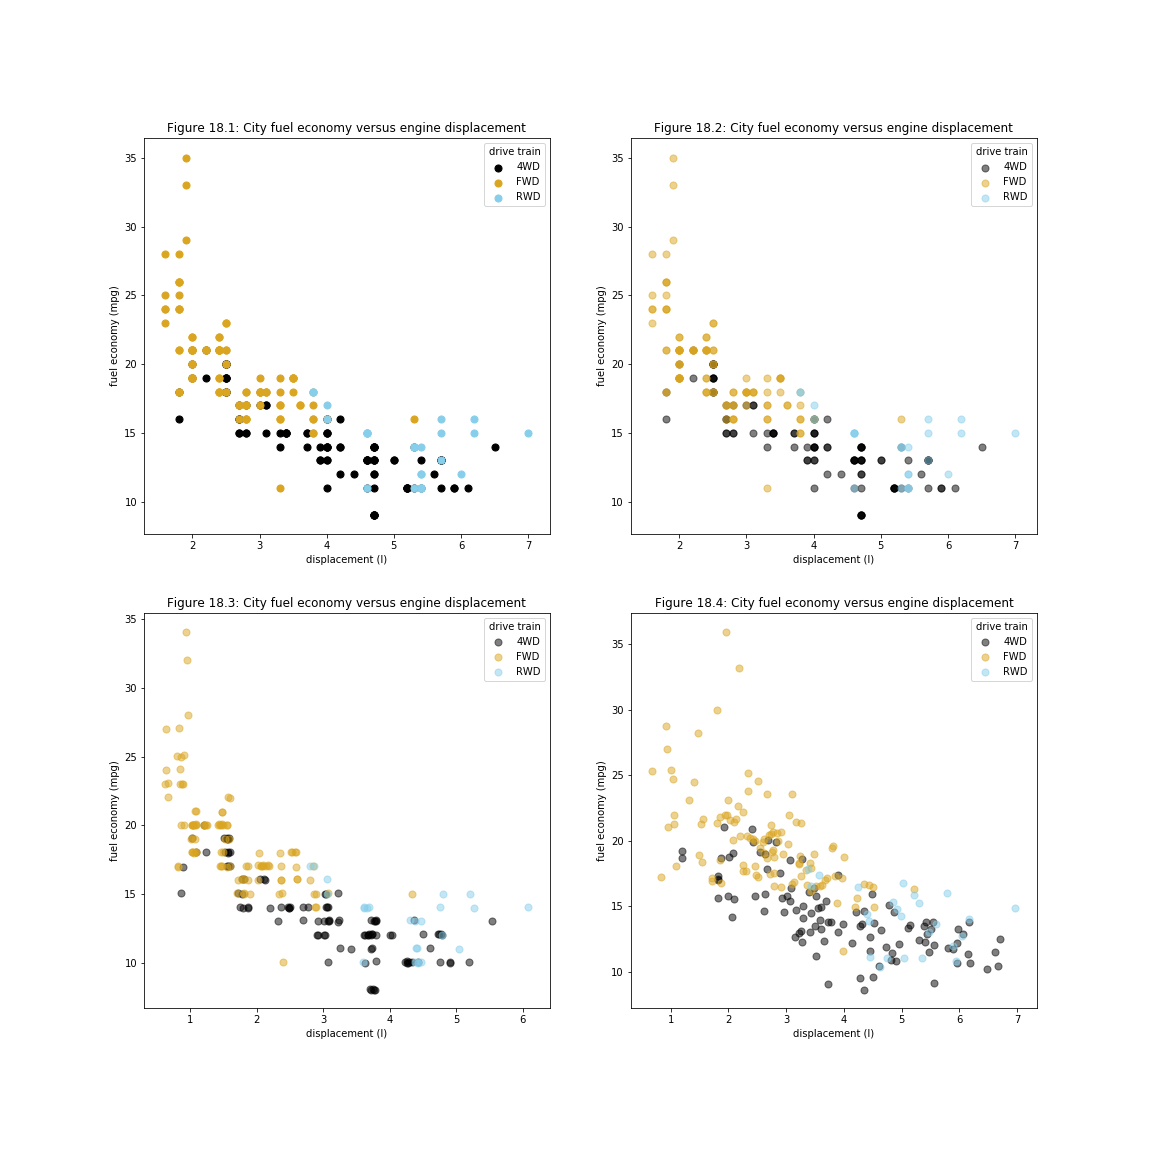

This chart was generated by the following Python code:
import matplotlib.pyplot as plt
import numpy as np
import pandas as pd

#import dataset
data=pd.read_csv('mpg.csv',index_col=0)
group=np.asarray(data['drv'])
color_code={"f": 'goldenrod',"4":'black',"r":'skyblue'}
displacement = np.asarray(data['displ'])
fuel_economy = np.asarray(data['cty'])

#18.1
fig, axis = plt.subplots(nrows = 2, ncols = 2, figsize = (16, 16))
for g in np.unique(group):
    index = np.where(group == g)
    axis[0][0].scatter(displacement[index], fuel_economy[index], c = color_code[g], s = 50, label = g)
axis[0][0].set_xlabel("displacement (I)")
axis[0][0].set_ylabel("fuel economy (mpg)")
axis[0][0].set_title ("Figure 18.1: City fuel economy versus engine displacement")
Legend = axis[0][0].legend()
Legend.get_texts()[0].set_text('4WD')
Legend.get_texts()[1].set_text('FWD')
Legend.get_texts()[2].set_text('RWD')
Legend.set_title("drive train")

#18.2
for g in np.unique(group):
    index = np.where(group == g)
    axis[0][1].scatter(displacement[index], fuel_economy[index], c = color_code[g], s = 50, label = g, alpha = 0.5)
axis[0][1].set_xlabel("displacement (I)")
axis[0][1].set_ylabel("fuel economy (mpg)")
axis[0][1].set_title ("Figure 18.2: City fuel economy versus engine displacement")
Legend = axis[0][1].legend()
Legend.get_texts()[0].set_text('4WD')
Legend.get_texts()[1].set_text('FWD')
Legend.get_texts()[2].set_text('RWD')
Legend.set_title("drive train")

#18.3
x_3 = displacement + (np.random.rand(len(displacement)) * 0.1)
y_3 = fuel_economy + (np.random.rand(len(fuel_economy)) * 0.1)
for g in np.unique(group):
    index = np.where(group == g)
    axis[1][0].scatter(x_3[index], y_3[index], c = color_code[g], s = 50, label = g, alpha = 0.5)
axis[1][0].set_xlabel("displacement (I)")
axis[1][0].set_ylabel("fuel economy (mpg)")
axis[1][0].set_title ("Figure 18.3: City fuel economy versus engine displacement")
Legend = axis[1][0].legend()
Legend.get_texts()[0].set_text('4WD')
Legend.get_texts()[1].set_text('FWD')
Legend.get_texts()[2].set_text('RWD')
Legend.set_title("drive train")

#18.4
x_3 = displacement + (np.random.rand(len(displacement)) * 2)
y_3 = fuel_economy + (np.random.rand(len(fuel_economy)) * 2)
for g in np.unique(group):
    index = np.where(group == g)
    axis[1][1].scatter(x_3[index], y_3[index], c = color_code[g], s = 50, label = g, alpha = 0.5)
axis[1][1].set_xlabel("displacement (I)")
axis[1][1].set_ylabel("fuel economy (mpg)")
axis[1][1].set_title ("Figure 18.4: City fuel economy versus engine displacement")
Legend = axis[1][1].legend()
Legend.get_texts()[0].set_text('4WD')
Legend.get_texts()[1].set_text('FWD')
Legend.get_texts()[2].set_text('RWD')
Legend.set_title("drive train")

#save image
fig.savefig("task23.png")
plt.show()
